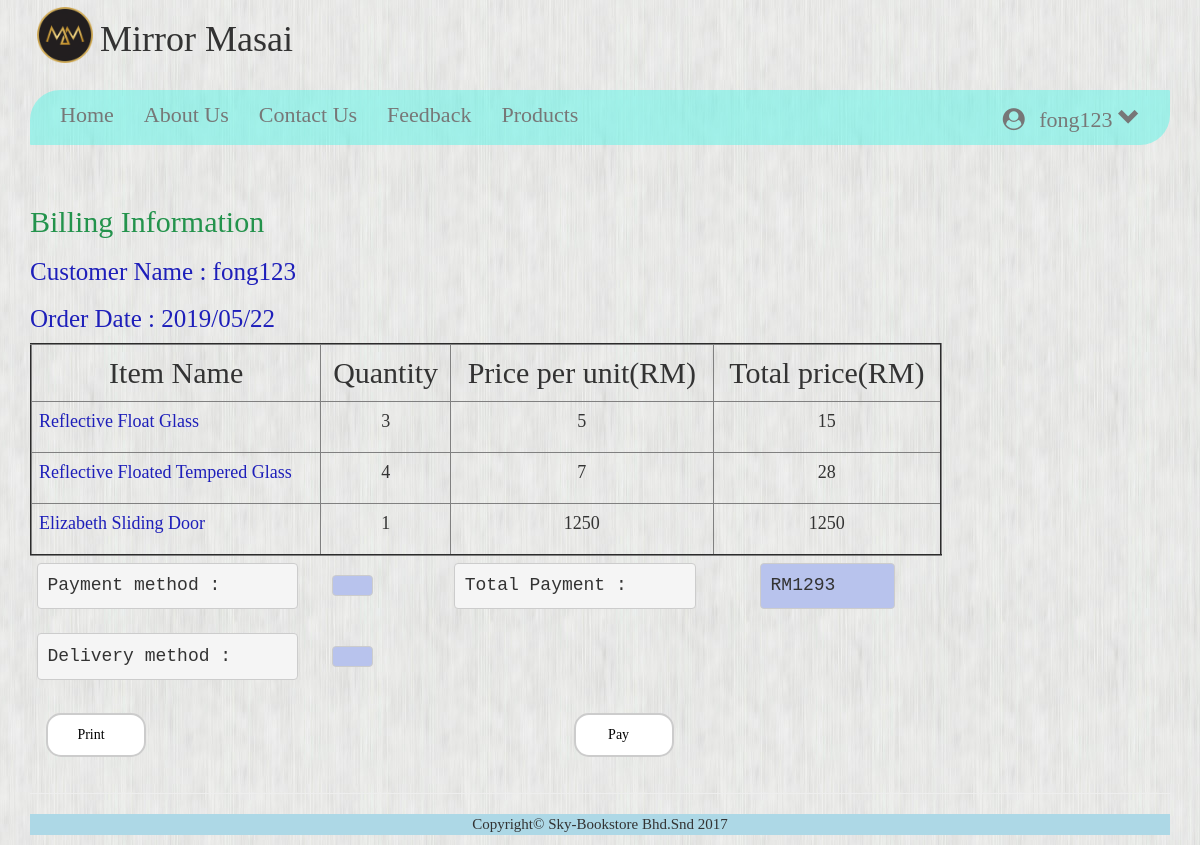
Page /invoice.php (signed in) on the committed database.
### tables this page shows
CREATE TABLE `customers` (
  `id` int(4) NOT NULL,
  `username` varchar(30) NOT NULL,
  `first_name` varchar(30) NOT NULL,
  `last_name` varchar(30) NOT NULL,
  `password` varchar(30) NOT NULL,
  `email` varchar(30) NOT NULL,
  `phone_no` varchar(20) NOT NULL,
  `address` varchar(100) NOT NULL
);

CREATE TABLE `cart` (
  `cartID` int(11) NOT NULL,
  `item_id` int(11) NOT NULL,
  `cart_qty` int(11) NOT NULL,
  `cart_price` float NOT NULL,
  `orderID` int(11) NOT NULL
);

CREATE TABLE `product` (
  `item_id` int(11) NOT NULL,
  `item_name` varchar(50) NOT NULL,
  `item_price` float NOT NULL,
  `cat_name` varchar(30) NOT NULL,
  `item_img` varchar(100) NOT NULL
);

CREATE TABLE `cust_order` (
  `orderID` int(11) NOT NULL,
  `ord_item_total` float NOT NULL,
  `status` varchar(100) NOT NULL,
  `cust_name` varchar(100) NOT NULL
);

### config.php (called while the page is built, shortened)
<?php
$table_name="customers";
?>

### cms.php (the view, shortened to what this page needs)
<?php
class cms{
    ?>
    <?php
    function invoice($username,$p){
      $sql1="SELECT * FROM cust_order WHERE (cust_name='$username' AND status='no-checkout')";
      $res1=mysql_query($sql1) or die(mysql_error());
      $row1=mysql_fetch_assoc($res1);
      $order_id=$row1['orderID'];
      echo "<h3 style='font-size:25px;color:rgb(30, 31, 186);'>" ."Customer Name : " .$username."</h3>";
      echo "<h3 style='font-size:25px;color:rgb(30, 31, 186);'>" . "Order Date : ".date("Y/m/d")."</h3>";
      $select1="SELECT * FROM cart where orderID='$order_id'";
      $list1=mysql_query($select1);
      while($rows1=mysql_fetch_array($list1)){
        $item_id=$rows1['item_id'];
        $select2="SELECT * FROM product where item_id='$item_id'";
        $list2=mysql_query($select2);
        $rows2=mysql_fetch_array($list2);
      ?>
      <tr>
          <td><p style="font-size:18px;;color:rgb(30, 31, 186);"><?php echo $rows2['item_name']?></p></td>
          <td><p style="font-size:18px;text-align:center;"><?php echo $rows1['cart_qty']; ?></p></td>
          <td><p style="font-size:18px;text-align:center;"><?php echo $rows1['cart_price']; ?></p></td>
          <td><p style="font-size:18px;text-align:center;"><?php echo ($rows1['cart_qty']*$rows1['cart_price']); ?></p></td>
      </tr>
      <?php
        }
      ?>
        <table width=80%;>
            <tr>
              <td>
                <pre style="font-size:18px">Payment method :</pre>
              </td>
              <td><pre style="background-color:rgb(184, 195, 237); font-size:18px;margin-left:20px;margin-right:20px;"><?php echo $p['paymentmethod']; ?></pre></td>
              <td>
              </td>
              <td>
                <pre style="font-size:18px;margin-left:30px;">Total Payment :</pre>
              </td>
              <td><pre style="background-color:rgb(184, 195, 237); font-size:18px;margin-left:50px;margin-right:40px;"><?php echo "RM".$row1['ord_item_total']; ?></pre></td>
            </tr>
  					<tr>
              <td>
                <pre style="font-size:18px">Delivery method :</pre>
              </td>
              <td><pre style="background-color:rgb(184, 195, 237); font-size:18px;margin-left:20px;margin-right:20px;"><?php echo $p['deliverymethod']; ?></pre></td>
            </tr>
  					<tr>
  							<td>
  								<button class="update" onclick="window.print();"/>Print</button>
  							</td>
  							<td colspan="4" style="text-align:center">
  								<form method="post" action="cust_index.php?orderID=<?php echo $order_id; ?>">
  									<input type="submit" name="pay"  value="Pay" onclick="end()"/>
  								</form>
  							</td>
  						</tr>
    		</table>
        <?php
    }
}
?>

### nav_bar.php (shortened to what this page needs)
<head>
</head>
<div class="row">
  <div class="col-md-10" >
    <img src="img/mm.png" width="70px" height="70px" style="float:left;"><h1>Mirror Masai</h1><br />
  </div>
</div>
<nav class="nav navbar-default" id="myDIV">
  <div class="container-fluid">
    <div class="navbar-header">
      <a href="cust_index.php" class="navbar-brand" id="navigation" style="font-size:22px;">Home</a>
    </div>
    <div class="collapse navbar-collapse" id="collapse-menu">
    <ul class="nav navbar-nav">
      <li><a href="about.php">About Us</a></li>
      <li><a href="contact.php">Contact Us</a></li>
      <li><a href="feedback.php">Feedback</a></li>
      <li><a href="product.php">Products</a></li>
    </ul>
    <?php
    include('config.php');
    $id=$_SESSION["id"];
    $select="SELECT * FROM $table_name where id='$id'";
    $list=mysql_query($select);
    $rows=mysql_fetch_array($list);
    ?>
    <ul class="nav navbar-nav navbar-right">
      <li class="dropdown">
          <a href="#" class="dropdown-toggle" data-toggle="dropdown">
                     <i class="fa fa-user-circle" aria-hidden="true" style="padding:0;margin:0"></i>
                    <?php echo $rows['username'];?>
                    <span class="glyphicon glyphicon-chevron-down"></span>
                </a>
                <?php
                include('config.php');
                ?>
          </li>
      </ul>
  </div>
  </div>
</nav>

### css/style.css (style rules this page uses)
body { font-family: 'Alegreya SC'; color:Black; background-image: url('../img/user4.jpg'); background-repeat: repeat; font-size:18px; }
.navbar-default,.dropdown-menu { background-color:#5fd9d9; border-radius: 30px 1px 30px 1px; margin-bottom: 20px; }
input[type=submit] { width: 100px; border: 2px solid #ccc; border-radius: 15px; font-size: 14px; background-color: white; padding: 10px 20px 10px 10px; margin:9px; color: black; }
.update { width: 100px; border: 2px solid #ccc; border-radius: 15px; font-size: 14px; background-color: white; padding: 10px 20px 10px 10px; margin:9px; color: black; }
#myDIV { background-color:rgba(101, 246, 233, 0.54); font-size: 22px; }
.fa { padding: 10px; font-size: 30px; width: 40px; text-align: center; text-decoration: none; margin: 12px 2px; border-radius: 50%; }

### invoice.php (style rules this page uses)
table,tr,td { padding:7px; }

### rows in the picture
customers: username "fong123"
cart: item.item_name "Reflective Float Glass", cart_qty "3", cart_price "5", $rows1['cart_qty']*$rows1['cart_price'] "15"
cart: item.item_name "Reflective Floated Tempered Glass", cart_qty "4", cart_price "7", $rows1['cart_qty']*$rows1['cart_price'] "28"
cart: item.item_name "Elizabeth Sliding Door", cart_qty "1", cart_price "1250", $rows1['cart_qty']*$rows1['cart_price'] "1250"
cust_order: ord_item_total "1293"

### other values in the picture
$username "fong123"
